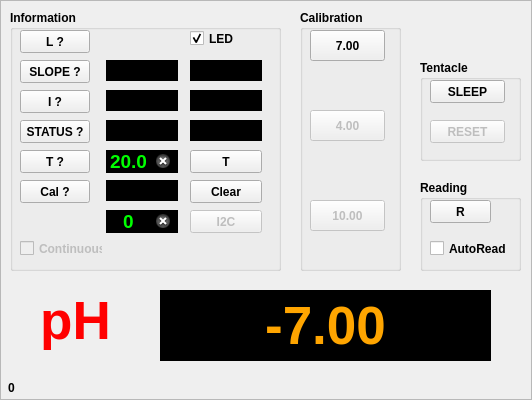
<?xml version="1.0" encoding="UTF-8"?>
<ui version="4.0">
 <class>EZOFrame</class>
 <widget class="QFrame" name="EZOFrame">
  <property name="geometry">
   <rect>
    <x>0</x>
    <y>0</y>
    <width>532</width>
    <height>400</height>
   </rect>
  </property>
  <property name="windowTitle">
   <string>Frame</string>
  </property>
  <property name="frameShape">
   <enum>QFrame::StyledPanel</enum>
  </property>
  <property name="frameShadow">
   <enum>QFrame::Raised</enum>
  </property>
  <widget class="QGroupBox" name="gbCalibration">
   <property name="geometry">
    <rect>
     <x>300</x>
     <y>10</y>
     <width>101</width>
     <height>261</height>
    </rect>
   </property>
   <property name="font">
    <font>
     <weight>75</weight>
     <bold>true</bold>
    </font>
   </property>
   <property name="title">
    <string>Calibration</string>
   </property>
   <widget class="QPushButton" name="btnCalMid">
    <property name="geometry">
     <rect>
      <x>10</x>
      <y>20</y>
      <width>75</width>
      <height>31</height>
     </rect>
    </property>
    <property name="text">
     <string>7.00</string>
    </property>
   </widget>
   <widget class="QPushButton" name="btnCalLow">
    <property name="enabled">
     <bool>false</bool>
    </property>
    <property name="geometry">
     <rect>
      <x>10</x>
      <y>100</y>
      <width>75</width>
      <height>31</height>
     </rect>
    </property>
    <property name="text">
     <string>4.00</string>
    </property>
   </widget>
   <widget class="QPushButton" name="btnCalHigh">
    <property name="enabled">
     <bool>false</bool>
    </property>
    <property name="geometry">
     <rect>
      <x>10</x>
      <y>190</y>
      <width>75</width>
      <height>31</height>
     </rect>
    </property>
    <property name="text">
     <string>10.00</string>
    </property>
   </widget>
   <widget class="QLabel" name="label_2">
    <property name="geometry">
     <rect>
      <x>16</x>
      <y>55</y>
      <width>64</width>
      <height>40</height>
     </rect>
    </property>
    <property name="text">
     <string/>
    </property>
    <property name="pixmap">
     <pixmap resource="atlasterminal.qrc">:/new/arrows/images/1446825729_icon-arrow-down-b.ico</pixmap>
    </property>
    <property name="scaledContents">
     <bool>true</bool>
    </property>
    <property name="alignment">
     <set>Qt::AlignCenter</set>
    </property>
   </widget>
   <widget class="QLabel" name="label_3">
    <property name="geometry">
     <rect>
      <x>16</x>
      <y>145</y>
      <width>64</width>
      <height>40</height>
     </rect>
    </property>
    <property name="text">
     <string/>
    </property>
    <property name="pixmap">
     <pixmap resource="atlasterminal.qrc">:/new/arrows/images/1446825729_icon-arrow-down-b.ico</pixmap>
    </property>
    <property name="scaledContents">
     <bool>true</bool>
    </property>
    <property name="alignment">
     <set>Qt::AlignCenter</set>
    </property>
   </widget>
  </widget>
  <widget class="QGroupBox" name="gbSys">
   <property name="geometry">
    <rect>
     <x>420</x>
     <y>60</y>
     <width>101</width>
     <height>101</height>
    </rect>
   </property>
   <property name="font">
    <font>
     <weight>75</weight>
     <bold>true</bold>
    </font>
   </property>
   <property name="title">
    <string>Tentacle</string>
   </property>
   <widget class="QPushButton" name="btnSleep">
    <property name="geometry">
     <rect>
      <x>10</x>
      <y>20</y>
      <width>75</width>
      <height>23</height>
     </rect>
    </property>
    <property name="text">
     <string>SLEEP</string>
    </property>
   </widget>
   <widget class="QPushButton" name="btnFactReset">
    <property name="enabled">
     <bool>false</bool>
    </property>
    <property name="geometry">
     <rect>
      <x>10</x>
      <y>60</y>
      <width>75</width>
      <height>23</height>
     </rect>
    </property>
    <property name="text">
     <string>RESET</string>
    </property>
   </widget>
  </widget>
  <widget class="QGroupBox" name="infoGroupBox">
   <property name="geometry">
    <rect>
     <x>10</x>
     <y>10</y>
     <width>271</width>
     <height>261</height>
    </rect>
   </property>
   <property name="sizePolicy">
    <sizepolicy hsizetype="Minimum" vsizetype="Fixed">
     <horstretch>0</horstretch>
     <verstretch>0</verstretch>
    </sizepolicy>
   </property>
   <property name="font">
    <font>
     <weight>75</weight>
     <bold>true</bold>
    </font>
   </property>
   <property name="title">
    <string>Information</string>
   </property>
   <widget class="QPushButton" name="btnSlope">
    <property name="geometry">
     <rect>
      <x>10</x>
      <y>50</y>
      <width>70</width>
      <height>23</height>
     </rect>
    </property>
    <property name="text">
     <string>SLOPE ?</string>
    </property>
   </widget>
   <widget class="QPushButton" name="btnInfo">
    <property name="geometry">
     <rect>
      <x>10</x>
      <y>80</y>
      <width>70</width>
      <height>23</height>
     </rect>
    </property>
    <property name="text">
     <string>I ?</string>
    </property>
   </widget>
   <widget class="QPushButton" name="btnStatus">
    <property name="geometry">
     <rect>
      <x>10</x>
      <y>110</y>
      <width>70</width>
      <height>23</height>
     </rect>
    </property>
    <property name="sizePolicy">
     <sizepolicy hsizetype="Minimum" vsizetype="Fixed">
      <horstretch>0</horstretch>
      <verstretch>0</verstretch>
     </sizepolicy>
    </property>
    <property name="text">
     <string>STATUS ?</string>
    </property>
   </widget>
   <widget class="QLabel" name="acidSlopeLabel">
    <property name="geometry">
     <rect>
      <x>96</x>
      <y>50</y>
      <width>72</width>
      <height>21</height>
     </rect>
    </property>
    <property name="font">
     <font>
      <family>Arial</family>
      <pointsize>12</pointsize>
      <weight>75</weight>
      <bold>true</bold>
     </font>
    </property>
    <property name="styleSheet">
     <string notr="true">background: black;
color: yellow;
</string>
    </property>
    <property name="text">
     <string/>
    </property>
    <property name="textFormat">
     <enum>Qt::PlainText</enum>
    </property>
    <property name="alignment">
     <set>Qt::AlignCenter</set>
    </property>
    <property name="margin">
     <number>4</number>
    </property>
   </widget>
   <widget class="QLabel" name="basicSlopeLabel">
    <property name="geometry">
     <rect>
      <x>180</x>
      <y>50</y>
      <width>72</width>
      <height>21</height>
     </rect>
    </property>
    <property name="font">
     <font>
      <family>Arial</family>
      <pointsize>12</pointsize>
      <weight>75</weight>
      <bold>true</bold>
     </font>
    </property>
    <property name="styleSheet">
     <string notr="true">background: black;
color: yellow;
</string>
    </property>
    <property name="text">
     <string/>
    </property>
    <property name="textFormat">
     <enum>Qt::PlainText</enum>
    </property>
    <property name="alignment">
     <set>Qt::AlignCenter</set>
    </property>
    <property name="margin">
     <number>4</number>
    </property>
   </widget>
   <widget class="QLabel" name="probeLabel">
    <property name="geometry">
     <rect>
      <x>96</x>
      <y>80</y>
      <width>72</width>
      <height>21</height>
     </rect>
    </property>
    <property name="font">
     <font>
      <family>Arial</family>
      <pointsize>12</pointsize>
      <weight>75</weight>
      <bold>true</bold>
     </font>
    </property>
    <property name="styleSheet">
     <string notr="true">background: black;
color: yellow;
</string>
    </property>
    <property name="text">
     <string/>
    </property>
    <property name="textFormat">
     <enum>Qt::PlainText</enum>
    </property>
    <property name="alignment">
     <set>Qt::AlignCenter</set>
    </property>
    <property name="margin">
     <number>4</number>
    </property>
   </widget>
   <widget class="QLabel" name="rstLabel">
    <property name="geometry">
     <rect>
      <x>96</x>
      <y>110</y>
      <width>72</width>
      <height>21</height>
     </rect>
    </property>
    <property name="font">
     <font>
      <family>Arial</family>
      <pointsize>12</pointsize>
      <weight>75</weight>
      <bold>true</bold>
     </font>
    </property>
    <property name="styleSheet">
     <string notr="true">background: black;
color: yellow;
</string>
    </property>
    <property name="text">
     <string/>
    </property>
    <property name="textFormat">
     <enum>Qt::PlainText</enum>
    </property>
    <property name="alignment">
     <set>Qt::AlignCenter</set>
    </property>
    <property name="margin">
     <number>4</number>
    </property>
   </widget>
   <widget class="QLabel" name="versionLabel">
    <property name="geometry">
     <rect>
      <x>180</x>
      <y>80</y>
      <width>72</width>
      <height>21</height>
     </rect>
    </property>
    <property name="font">
     <font>
      <family>Arial</family>
      <pointsize>12</pointsize>
      <weight>75</weight>
      <bold>true</bold>
     </font>
    </property>
    <property name="styleSheet">
     <string notr="true">background: black;
color: yellow;
</string>
    </property>
    <property name="text">
     <string/>
    </property>
    <property name="textFormat">
     <enum>Qt::PlainText</enum>
    </property>
    <property name="alignment">
     <set>Qt::AlignCenter</set>
    </property>
    <property name="margin">
     <number>4</number>
    </property>
   </widget>
   <widget class="QLabel" name="voltLabel">
    <property name="geometry">
     <rect>
      <x>180</x>
      <y>110</y>
      <width>72</width>
      <height>21</height>
     </rect>
    </property>
    <property name="font">
     <font>
      <family>Arial</family>
      <pointsize>12</pointsize>
      <weight>75</weight>
      <bold>true</bold>
     </font>
    </property>
    <property name="styleSheet">
     <string notr="true">background: black;
color: yellow;
</string>
    </property>
    <property name="text">
     <string/>
    </property>
    <property name="textFormat">
     <enum>Qt::PlainText</enum>
    </property>
    <property name="alignment">
     <set>Qt::AlignCenter</set>
    </property>
    <property name="margin">
     <number>4</number>
    </property>
   </widget>
   <widget class="QPushButton" name="btnLED">
    <property name="geometry">
     <rect>
      <x>10</x>
      <y>20</y>
      <width>70</width>
      <height>23</height>
     </rect>
    </property>
    <property name="text">
     <string>L ?</string>
    </property>
   </widget>
   <widget class="QPushButton" name="btnGetTemp">
    <property name="geometry">
     <rect>
      <x>10</x>
      <y>140</y>
      <width>70</width>
      <height>23</height>
     </rect>
    </property>
    <property name="text">
     <string>T ?</string>
    </property>
   </widget>
   <widget class="QPushButton" name="btnCal">
    <property name="geometry">
     <rect>
      <x>10</x>
      <y>170</y>
      <width>70</width>
      <height>23</height>
     </rect>
    </property>
    <property name="text">
     <string>Cal ?</string>
    </property>
   </widget>
   <widget class="QLabel" name="calLabel">
    <property name="geometry">
     <rect>
      <x>96</x>
      <y>170</y>
      <width>72</width>
      <height>21</height>
     </rect>
    </property>
    <property name="font">
     <font>
      <family>Arial</family>
      <pointsize>12</pointsize>
      <weight>75</weight>
      <bold>true</bold>
     </font>
    </property>
    <property name="styleSheet">
     <string notr="true">background: black;
color: yellow;
</string>
    </property>
    <property name="text">
     <string/>
    </property>
    <property name="textFormat">
     <enum>Qt::PlainText</enum>
    </property>
    <property name="alignment">
     <set>Qt::AlignCenter</set>
    </property>
    <property name="margin">
     <number>4</number>
    </property>
   </widget>
   <widget class="QCheckBox" name="contCB">
    <property name="enabled">
     <bool>false</bool>
    </property>
    <property name="geometry">
     <rect>
      <x>10</x>
      <y>230</y>
      <width>83</width>
      <height>17</height>
     </rect>
    </property>
    <property name="text">
     <string>Continuous</string>
    </property>
   </widget>
   <widget class="QLineEdit" name="leTemp">
    <property name="geometry">
     <rect>
      <x>96</x>
      <y>140</y>
      <width>72</width>
      <height>23</height>
     </rect>
    </property>
    <property name="font">
     <font>
      <family>Arial</family>
      <pointsize>14</pointsize>
      <weight>75</weight>
      <bold>true</bold>
     </font>
    </property>
    <property name="autoFillBackground">
     <bool>false</bool>
    </property>
    <property name="styleSheet">
     <string notr="true">background: black;
color: lime;
</string>
    </property>
    <property name="text">
     <string>20.0</string>
    </property>
    <property name="frame">
     <bool>false</bool>
    </property>
    <property name="alignment">
     <set>Qt::AlignCenter</set>
    </property>
    <property name="clearButtonEnabled">
     <bool>true</bool>
    </property>
   </widget>
   <widget class="QPushButton" name="btnSetTemp">
    <property name="geometry">
     <rect>
      <x>180</x>
      <y>140</y>
      <width>72</width>
      <height>23</height>
     </rect>
    </property>
    <property name="text">
     <string>T</string>
    </property>
   </widget>
   <widget class="QCheckBox" name="ledCheckBox">
    <property name="geometry">
     <rect>
      <x>180</x>
      <y>20</y>
      <width>61</width>
      <height>17</height>
     </rect>
    </property>
    <property name="autoFillBackground">
     <bool>false</bool>
    </property>
    <property name="text">
     <string>LED</string>
    </property>
    <property name="checked">
     <bool>true</bool>
    </property>
   </widget>
   <widget class="QPushButton" name="btnI2CAddr">
    <property name="enabled">
     <bool>false</bool>
    </property>
    <property name="geometry">
     <rect>
      <x>180</x>
      <y>200</y>
      <width>72</width>
      <height>23</height>
     </rect>
    </property>
    <property name="text">
     <string>I2C</string>
    </property>
   </widget>
   <widget class="QLineEdit" name="leI2CAddress">
    <property name="geometry">
     <rect>
      <x>96</x>
      <y>200</y>
      <width>72</width>
      <height>23</height>
     </rect>
    </property>
    <property name="font">
     <font>
      <family>Arial</family>
      <pointsize>14</pointsize>
      <weight>75</weight>
      <bold>true</bold>
     </font>
    </property>
    <property name="autoFillBackground">
     <bool>false</bool>
    </property>
    <property name="styleSheet">
     <string notr="true">background: black;
color: lime;
</string>
    </property>
    <property name="text">
     <string>0</string>
    </property>
    <property name="frame">
     <bool>false</bool>
    </property>
    <property name="alignment">
     <set>Qt::AlignCenter</set>
    </property>
    <property name="clearButtonEnabled">
     <bool>true</bool>
    </property>
   </widget>
   <widget class="LedIndicator" name="stateLed" native="true">
    <property name="geometry">
     <rect>
      <x>110</x>
      <y>20</y>
      <width>25</width>
      <height>25</height>
     </rect>
    </property>
   </widget>
   <widget class="QPushButton" name="btnCalClear">
    <property name="enabled">
     <bool>true</bool>
    </property>
    <property name="geometry">
     <rect>
      <x>180</x>
      <y>170</y>
      <width>72</width>
      <height>23</height>
     </rect>
    </property>
    <property name="text">
     <string>Clear</string>
    </property>
   </widget>
  </widget>
  <widget class="QLabel" name="pHLabel">
   <property name="geometry">
    <rect>
     <x>160</x>
     <y>290</y>
     <width>331</width>
     <height>71</height>
    </rect>
   </property>
   <property name="font">
    <font>
     <family>Arial</family>
     <pointsize>40</pointsize>
     <weight>75</weight>
     <bold>true</bold>
    </font>
   </property>
   <property name="styleSheet">
    <string notr="true">background: black;
color: orange;
</string>
   </property>
   <property name="text">
    <string>-7.00</string>
   </property>
   <property name="textFormat">
    <enum>Qt::PlainText</enum>
   </property>
   <property name="alignment">
    <set>Qt::AlignCenter</set>
   </property>
   <property name="margin">
    <number>4</number>
   </property>
  </widget>
  <widget class="QGroupBox" name="gbRead">
   <property name="geometry">
    <rect>
     <x>420</x>
     <y>180</y>
     <width>101</width>
     <height>91</height>
    </rect>
   </property>
   <property name="font">
    <font>
     <weight>75</weight>
     <bold>true</bold>
    </font>
   </property>
   <property name="title">
    <string>Reading</string>
   </property>
   <widget class="QPushButton" name="btnReadMeas">
    <property name="geometry">
     <rect>
      <x>10</x>
      <y>20</y>
      <width>61</width>
      <height>23</height>
     </rect>
    </property>
    <property name="text">
     <string>R</string>
    </property>
   </widget>
   <widget class="QCheckBox" name="cbAuto">
    <property name="geometry">
     <rect>
      <x>10</x>
      <y>60</y>
      <width>81</width>
      <height>17</height>
     </rect>
    </property>
    <property name="text">
     <string>AutoRead</string>
    </property>
   </widget>
  </widget>
  <widget class="QLabel" name="label">
   <property name="geometry">
    <rect>
     <x>30</x>
     <y>290</y>
     <width>91</width>
     <height>61</height>
    </rect>
   </property>
   <property name="font">
    <font>
     <pointsize>40</pointsize>
     <weight>75</weight>
     <bold>true</bold>
    </font>
   </property>
   <property name="styleSheet">
    <string notr="true">color: red;</string>
   </property>
   <property name="text">
    <string>pH</string>
   </property>
   <property name="alignment">
    <set>Qt::AlignCenter</set>
   </property>
  </widget>
  <widget class="QLabel" name="statusLabel">
   <property name="geometry">
    <rect>
     <x>8</x>
     <y>378</y>
     <width>527</width>
     <height>20</height>
    </rect>
   </property>
   <property name="font">
    <font>
     <weight>75</weight>
     <bold>true</bold>
    </font>
   </property>
   <property name="text">
    <string>0</string>
   </property>
  </widget>
 </widget>
 <customwidgets>
  <customwidget>
   <class>LedIndicator</class>
   <extends>QWidget</extends>
   <header>ledindicator.h</header>
   <container>1</container>
  </customwidget>
 </customwidgets>
 <resources>
  <include location="atlasterminal.qrc"/>
 </resources>
 <connections/>
</ui>
